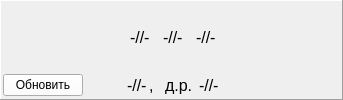
        <widget class="QFrame" name="frame_10">
         <property name="frameShape">
          <enum>QFrame::Panel</enum>
         </property>
         <property name="frameShadow">
          <enum>QFrame::Raised</enum>
         </property>
         <layout class="QGridLayout" name="gridLayout_2">
          <property name="leftMargin">
           <number>2</number>
          </property>
          <property name="topMargin">
           <number>2</number>
          </property>
          <property name="rightMargin">
           <number>2</number>
          </property>
          <property name="bottomMargin">
           <number>2</number>
          </property>
          <property name="spacing">
           <number>2</number>
          </property>
          <item row="0" column="2">
           <widget class="QLabel" name="lab_fam">
            <property name="font">
             <font>
              <pointsize>12</pointsize>
             </font>
            </property>
            <property name="text">
             <string>-//-</string>
            </property>
           </widget>
          </item>
          <item row="0" column="5">
           <widget class="QLabel" name="label_17">
            <property name="font">
             <font>
              <pointsize>12</pointsize>
             </font>
            </property>
            <property name="text">
             <string/>
            </property>
           </widget>
          </item>
          <item row="0" column="4">
           <widget class="QLabel" name="lab_im">
            <property name="font">
             <font>
              <pointsize>12</pointsize>
             </font>
            </property>
            <property name="text">
             <string>-//-</string>
            </property>
           </widget>
          </item>
          <item row="0" column="6">
           <widget class="QLabel" name="lab_ot">
            <property name="font">
             <font>
              <pointsize>12</pointsize>
             </font>
            </property>
            <property name="text">
             <string>-//-</string>
            </property>
           </widget>
          </item>
          <item row="0" column="3">
           <widget class="QLabel" name="label_16">
            <property name="font">
             <font>
              <pointsize>12</pointsize>
             </font>
            </property>
            <property name="text">
             <string/>
            </property>
           </widget>
          </item>
          <item row="1" column="1" colspan="7">
           <layout class="QHBoxLayout" name="horizontalLayout_11">
            <property name="leftMargin">
             <number>2</number>
            </property>
            <property name="topMargin">
             <number>2</number>
            </property>
            <property name="rightMargin">
             <number>2</number>
            </property>
            <property name="bottomMargin">
             <number>2</number>
            </property>
            <item>
             <spacer name="horizontalSpacer_18">
              <property name="orientation">
               <enum>Qt::Horizontal</enum>
              </property>
              <property name="sizeHint" stdset="0">
               <size>
                <width>40</width>
                <height>20</height>
               </size>
              </property>
             </spacer>
            </item>
            <item>
             <widget class="QLabel" name="lab_sex">
              <property name="font">
               <font>
                <pointsize>12</pointsize>
               </font>
              </property>
              <property name="text">
               <string>-//-</string>
              </property>
             </widget>
            </item>
            <item>
             <widget class="QLabel" name="label_40">
              <property name="font">
               <font>
                <pointsize>12</pointsize>
                <weight>50</weight>
                <bold>false</bold>
               </font>
              </property>
              <property name="text">
               <string>,  </string>
              </property>
             </widget>
            </item>
            <item>
             <widget class="QLabel" name="label_38">
              <property name="font">
               <font>
                <pointsize>12</pointsize>
                <weight>50</weight>
                <bold>false</bold>
               </font>
              </property>
              <property name="text">
               <string>д.р. </string>
              </property>
             </widget>
            </item>
            <item>
             <widget class="QLabel" name="lab_datr">
              <property name="font">
               <font>
                <pointsize>12</pointsize>
               </font>
              </property>
              <property name="text">
               <string>-//-</string>
              </property>
             </widget>
            </item>
            <item>
             <spacer name="horizontalSpacer_17">
              <property name="orientation">
               <enum>Qt::Horizontal</enum>
              </property>
              <property name="sizeHint" stdset="0">
               <size>
                <width>40</width>
                <height>20</height>
               </size>
              </property>
             </spacer>
            </item>
           </layout>
          </item>
          <item row="1" column="0">
           <widget class="QPushButton" name="bn_refresh_polises">
            <property name="palette">
             <palette>
              <active>
               <colorrole role="Button">
                <brush brushstyle="SolidPattern">
                 <color alpha="255">
                  <red>255</red>
                  <green>255</green>
                  <blue>255</blue>
                 </color>
                </brush>
               </colorrole>
              </active>
              <inactive>
               <colorrole role="Button">
                <brush brushstyle="SolidPattern">
                 <color alpha="255">
                  <red>255</red>
                  <green>255</green>
                  <blue>255</blue>
                 </color>
                </brush>
               </colorrole>
              </inactive>
              <disabled>
               <colorrole role="Button">
                <brush brushstyle="SolidPattern">
                 <color alpha="255">
                  <red>255</red>
                  <green>255</green>
                  <blue>255</blue>
                 </color>
                </brush>
               </colorrole>
              </disabled>
             </palette>
            </property>
            <property name="font">
             <font>
              <weight>50</weight>
              <bold>false</bold>
             </font>
            </property>
            <property name="text">
             <string>Обновить</string>
            </property>
            <property name="icon">
             <iconset>
              <normaloff>:/refresh.png</normaloff>:/refresh.png</iconset>
            </property>
           </widget>
          </item>
          <item row="1" column="8">
           <widget class="QFrame" name="frame_2">
            <property name="minimumSize">
             <size>
              <width>77</width>
              <height>0</height>
             </size>
            </property>
            <property name="maximumSize">
             <size>
              <width>77</width>
              <height>16777215</height>
             </size>
            </property>
            <property name="frameShape">
             <enum>QFrame::NoFrame</enum>
            </property>
            <property name="frameShadow">
             <enum>QFrame::Raised</enum>
            </property>
           </widget>
          </item>
          <item row="0" column="1">
           <spacer name="horizontalSpacer_10">
            <property name="orientation">
             <enum>Qt::Horizontal</enum>
            </property>
            <property name="sizeHint" stdset="0">
             <size>
              <width>40</width>
              <height>20</height>
             </size>
            </property>
           </spacer>
          </item>
          <item row="0" column="7">
           <spacer name="horizontalSpacer_9">
            <property name="orientation">
             <enum>Qt::Horizontal</enum>
            </property>
            <property name="sizeHint" stdset="0">
             <size>
              <width>40</width>
              <height>20</height>
             </size>
            </property>
           </spacer>
          </item>
         </layout>
        </widget>
